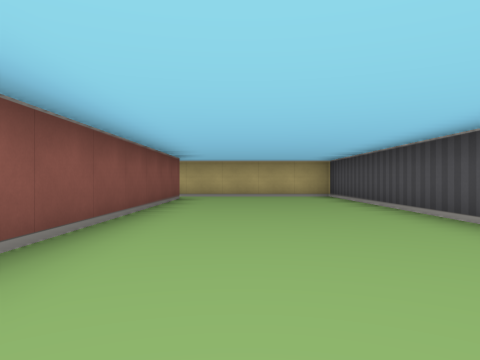
view 1 (above)

14 first-person views from a walk through a cub3D maze. The camera is about half as high as the walls, looks level and sees 70° across. The floor is counted in squares. Each view is taken from the middle of a square. On the plan, view 1 faces up. The plan holds only what a view shows up to about 9 squares ahead; the rest is blank.

view 2
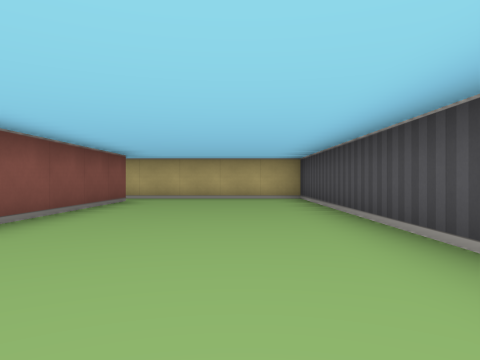

view 3
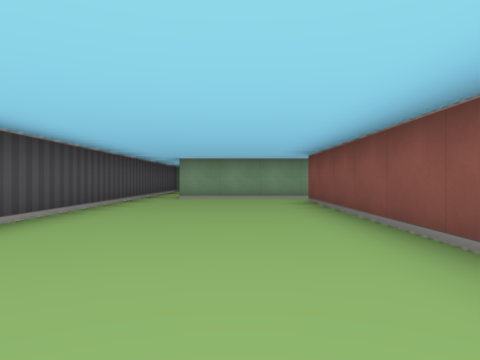

view 4
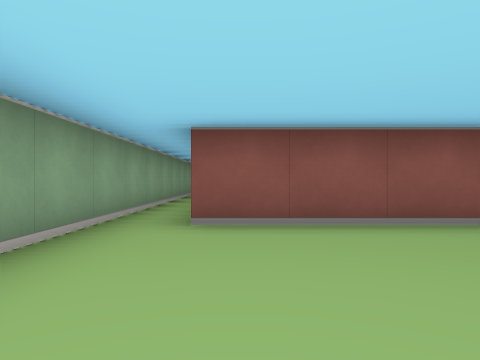

view 5
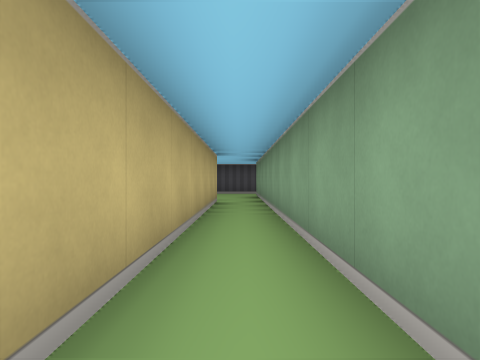

view 6
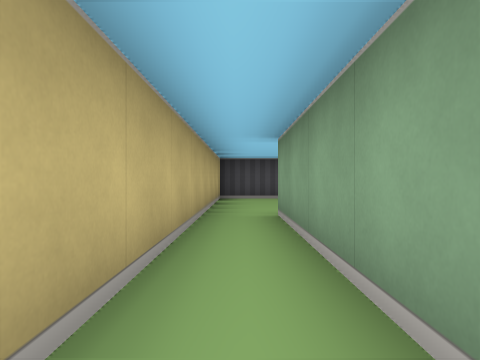

view 7
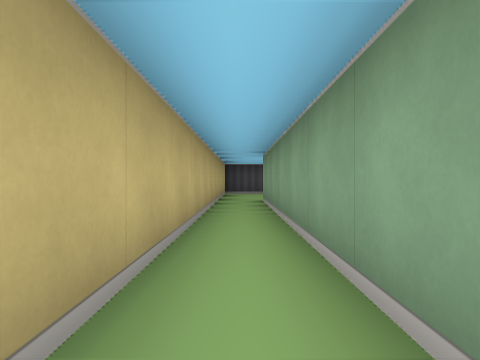

view 8
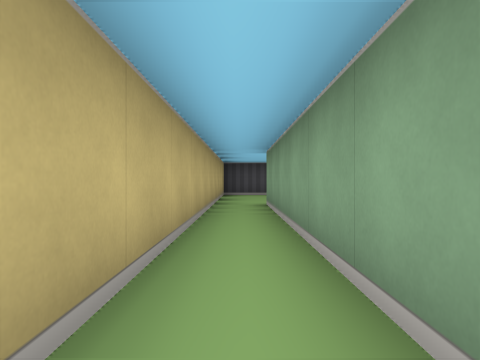

view 9
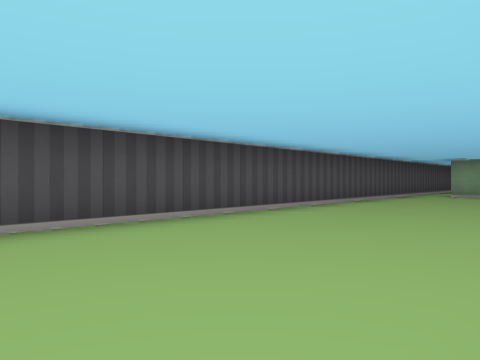

view 10
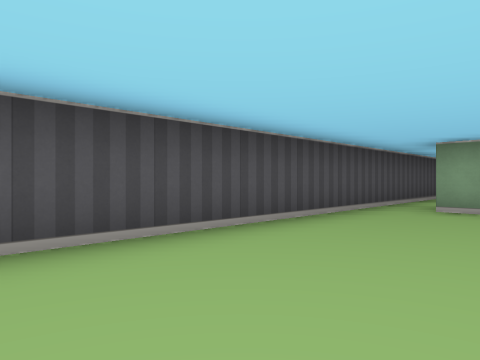

view 11
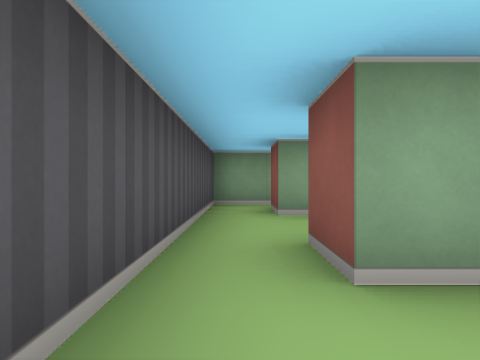

view 12
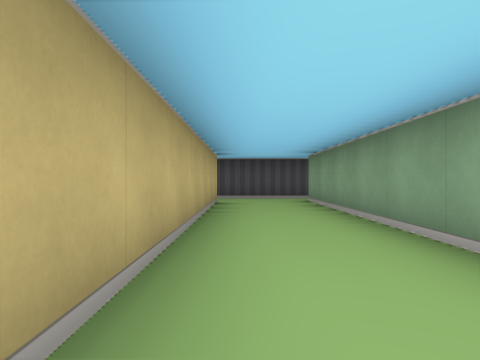

view 13
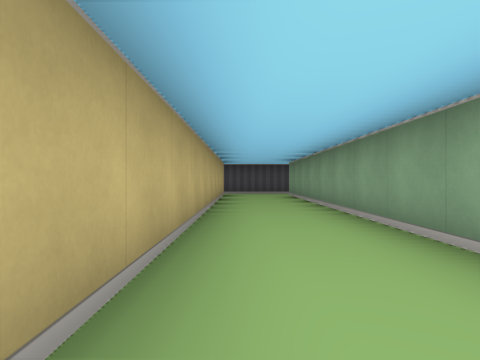

view 14
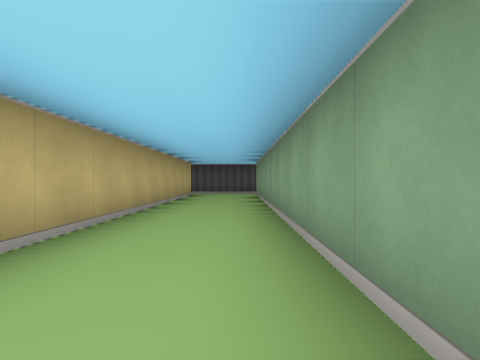

### Floor plan
Points are (right, up) in squares from view 1. A wall is a line through its corners. A room is listed if a view was taken in it or the views show most of it. See-through windows are left out.
Room 1 (views 1, 2, 3, 4, 5, 6, 7, 8, 9, 10, 11)
walls: (-8.4, 8.5) (-1.5, 8.5) (-1.5, -1.5) (-8.4, -1.5); (-8.4, -2.5) (1.5, -2.5); (2.5, -2.5) (2.5, 9.5) (-8.4, 9.5)
ways out: opening at (2, -3) to room 2
Room 2 (views 12, 13, 14)
walls: (-8.4, -5.5) (1.5, -5.5); (1.5, -2.5) (1.5, -3.5) (-8.4, -3.5); (2.5, -5.5) (2.5, -2.5)
ways out: opening at (2, -3) to room 1; opening at (2, -6)

Where each view was taken, in squares from view 1:
view 1: 0 up, 0 right, facing up
view 2: 1 up, 1 right, facing up
view 3: 6 up, 0 right, facing down
view 4: 1 down, 2 right, facing left
view 5: 2 down, 9 left, facing right
view 6: 9 up, 6 left, facing right
view 7: 9 up, 9 left, facing right
view 8: 9 up, 8 left, facing right
view 9: 8 up, 1 left, facing down-right
view 10: 3 up, 0 right, facing down-right
view 11: 1 down, 2 right, facing down
view 12: 4 down, 6 left, facing right
view 13: 4 down, 9 left, facing right
view 14: 5 down, 9 left, facing right
